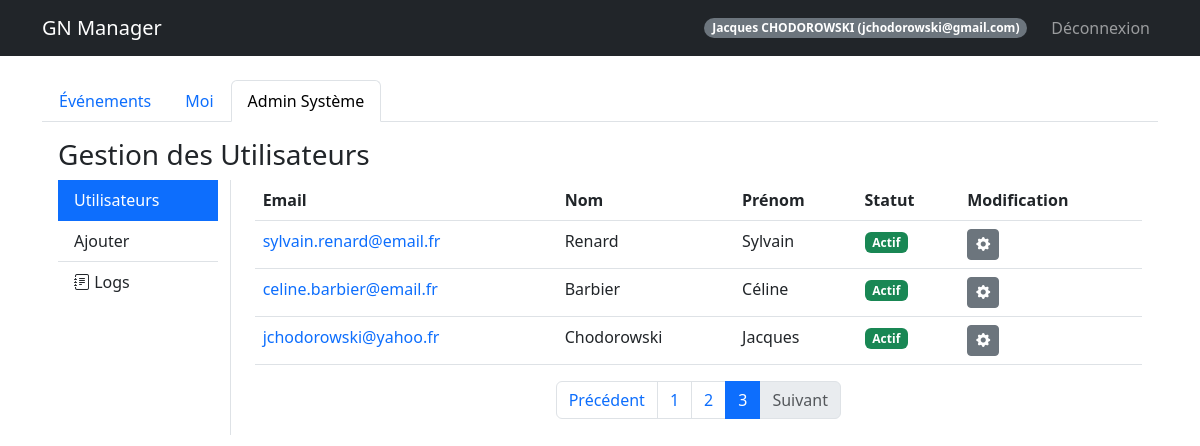
/dashboard?page=3&admin_view=users (signed in), run on an earlier commit of the app's database.
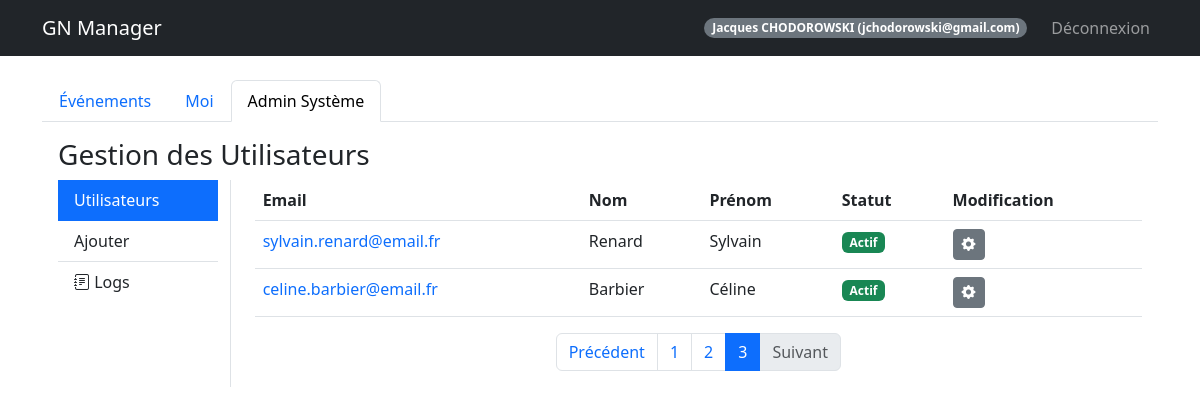
And on a later commit of the database.
### models.py (models this page shows, shortened)
class User(UserMixin, db.Model):
    id = db.Column(db.Integer, primary_key=True)
    email = db.Column(db.String(120), unique=True, nullable=False)
    password_hash = db.Column(db.String(128))
    nom = db.Column(db.String(80))
    prenom = db.Column(db.String(80))
    age = db.Column(db.Integer)
    genre = db.Column(db.String(20))
    avatar_url = db.Column(db.String(200))
    role = db.Column(db.String(20), default='user')  # createur, sysadmin, user
    is_banned = db.Column(db.Boolean, default=False)
    is_deleted = db.Column(db.Boolean, default=False)  # Suppression logique
    @property
    def is_admin(self):
        return self.role in ['createur', 'sysadmin']

### routes/admin_routes.py (the view)
@admin_bp.route('/dashboard')
@login_required
def dashboard():
    users_pagination = None
    if current_user.is_admin:
        page = request.args.get('page', 1, type=int)
        users_pagination = User.query.paginate(page=page, per_page=DefaultValues.USERS_PER_PAGE, error_out=False)
    filter_type = request.args.get('filter', 'future')
    my_participations = Participant.query.filter_by(user_id=current_user.id).all()
    my_event_ids = [p.event_id for p in my_participations]
    my_roles = {p.event_id: p for p in my_participations}
    events = []
    now = datetime.now()
    if filter_type == 'mine':
        if my_event_ids:
            events = Event.query.filter(Event.id.in_(my_event_ids)).order_by(Event.date_start).all()
    elif filter_type == 'future':
        events = Event.query.filter(Event.date_start >= now).order_by(Event.date_start).all()
    elif filter_type == 'past':
        events = Event.query.filter(Event.date_end < now).order_by(Event.date_start.desc()).all()
    else:
        events = Event.query.order_by(Event.date_start).all()
    admin_view = request.args.get('admin_view')
    return render_template('dashboard.html',
                         user=current_user,
                         users_pagination=users_pagination,
                         events=events,
                         my_event_ids=my_event_ids,
                         my_roles=my_roles,
                         current_filter=filter_type,
                         admin_view=admin_view)

### templates/dashboard.html (shortened to what this page needs)
{% extends "base.html" %}
{% block content %}
<ul class="nav nav-tabs" id="myTab" role="tablist">
    <li class="nav-item" role="presentation">
        <button class="nav-link {% if not admin_view %}active{% endif %}" id="events-tab" data-bs-toggle="tab"
            data-bs-target="#events" type="button" role="tab">Événements</button>
    </li>
    <li class="nav-item" role="presentation">
        <button class="nav-link" id="me-tab" data-bs-toggle="tab" data-bs-target="#me" type="button"
            role="tab">Moi</button>
    </li>
    {% if user.is_admin %}
    <li class="nav-item" role="presentation">
        <button class="nav-link {% if admin_view %}active{% endif %}" id="admin-tab" data-bs-toggle="tab"
            data-bs-target="#admin" type="button" role="tab">Admin Système</button>
    </li>
    {% endif %}
</ul>
<div class="tab-content" id="myTabContent">
    <div class="tab-pane fade p-3 {% if admin_view %}show active{% endif %}" id="admin" role="tabpanel">
        <h3>Gestion des Utilisateurs</h3>
        <div class="row">
            <div class="col-md-2 border-end">
                <div class="list-group list-group-flush">
                    <a href="{{ url_for('admin.dashboard', filter=current_filter, admin_view='users') }}#admin"
                        class="list-group-item list-group-item-action {% if admin_view == 'users' or not admin_view %}active{% endif %}">
                        Utilisateurs
                    </a>
                    <a href="{{ url_for('admin.dashboard', filter=current_filter, admin_view='add') }}#admin"
                        class="list-group-item list-group-item-action {% if admin_view == 'add' %}active{% endif %}">
                        Ajouter
                    </a>
                    <a href="{{ url_for('admin.admin_logs') }}" class="list-group-item list-group-item-action">
                        <i class="bi bi-journal-text"></i> Logs
                    </a>
                </div>
            </div>
            <div class="col-md-10 ps-4">
                {% if admin_view == 'add' %}
                <div class="card mb-3">
                    <div class="card-body">
                        <h5>Ajouter un nouvel utilisateur</h5>
                        <p class="text-muted">Veuillez saisir l'email du nouvel utilisateur. Si l'email n'existe
                            pas, le compte sera créé et vous pourrez l'éditer.</p>
                        <form method="POST" action="/admin/user/add" class="row g-3">
                            <input type="hidden" name="csrf_token" value="{{ csrf_token() }}" />
                            <div class="col-md-8">
                                <label class="form-label">Email</label>
                                <input type="email" class="form-control" name="email" placeholder="email@example.com"
                                    required>
                            </div>
                            <div class="col-12 mt-3">
                                <button type="submit" class="btn btn-primary">Vérifier et Ajouter</button>
                            </div>
                        </form>
                    </div>
                </div>
                {% else %}
                <table class="table">
                    <thead>
                        <tr>
                            <th>Email</th>
                            <th>Nom</th>
                            <th>Prénom</th>
                            <th>Statut</th>
                            <th>Modification</th>
                        </tr>
                    </thead>
                    <tbody>
                        {% if users_pagination %}
                        {% for u in users_pagination.items %}
                        <tr>
                            <td>
                                <a href="{{ url_for('admin.user_events', user_id=u.id) }}" class="text-decoration-none">
                                    {{ u.email }}
                                </a>
                            </td>
                            <td>{{ u.nom or '-' }}</td>
                            <td>{{ u.prenom or '-' }}</td>
                            <td>
                                {% if u.role == 'createur' %}
                                <span class="badge bg-dark">Créateur</span>
                                {% elif u.role == 'sysadmin' %}
                                <span class="badge bg-warning text-dark">SysAdmin</span>
                                {% elif u.is_banned %}
                                <span class="badge bg-danger">Banni</span>
                                {% else %}
                                <span class="badge bg-success">Actif</span>
                                {% endif %}
                            </td>
                            <td>
                                <button type="button" class="btn btn-sm btn-secondary" data-bs-toggle="modal"
                                    data-bs-target="#editUserModal{{ u.id }}">
                                    <i class="bi bi-gear-fill"></i>
                                </button>
                            </td>
                        </tr>
                                        {% set is_readonly = (user.role != 'createur' and u.role == 'createur') %}
                        {% endfor %}
                        {% endif %}
                    </tbody>
                </table>
                {% if users_pagination %}
                <nav aria-label="Page navigation" class="mt-3">
                    <ul class="pagination justify-content-center">
                        {% if users_pagination.has_prev %}
                        <li class="page-item">
                            <a class="page-link"
                                href="{{ url_for('admin.dashboard', page=users_pagination.prev_num, admin_view='users') }}#admin">Précédent</a>
                        </li>
                        {% else %}
                        <li class="page-item disabled">
                            <span class="page-link">Précédent</span>
                        </li>
                        {% endif %}
                        {% for p in users_pagination.iter_pages(left_edge=1, right_edge=1, left_current=1,
                        right_current=2) %}
                        {% if p %}
                        {% if p == users_pagination.page %}
                        <li class="page-item active">
                            <span class="page-link">{{ p }}</span>
                        </li>
                        {% else %}
                        <li class="page-item">
                            <a class="page-link"
                                href="{{ url_for('admin.dashboard', page=p, admin_view='users') }}#admin">{{ p }}</a>
                        </li>
                        {% endif %}
                        {% else %}
                        <li class="page-item disabled">
                            <span class="page-link">...</span>
                        </li>
                        {% endif %}
                        {% endfor %}
                        {% if users_pagination.has_next %}
                        <li class="page-item">
                            <a class="page-link"
                                href="{{ url_for('admin.dashboard', page=users_pagination.next_num, admin_view='users') }}#admin">Suivant</a>
                        </li>
                        {% else %}
                        <li class="page-item disabled">
                            <span class="page-link">Suivant</span>
                        </li>
                        {% endif %}
                    </ul>
                </nav>
                {% endif %}
                {% endif %}
            </div>
        </div>
        {% endblock %}

### templates/base.html (shortened to what this page needs)
<!DOCTYPE html>
<html lang="fr">
<head>
    <link href="https://cdn.jsdelivr.net/npm/bootstrap@5.3.0/dist/css/bootstrap.min.css" rel="stylesheet">
    <link rel="stylesheet" href="https://cdn.jsdelivr.net/npm/bootstrap-icons@1.11.3/font/bootstrap-icons.min.css">
</head>
<body>
    <nav class="navbar navbar-expand-lg navbar-dark bg-dark">
        <div class="container">
            <a class="navbar-brand" href="{{ url_for('auth.index') }}">GN Manager</a>
            {% if current_user.is_authenticated %}
            <div class="navbar-nav ms-auto align-items-center">
                <span class="badge bg-secondary rounded-pill me-3">{{ current_user.prenom }} {{ current_user.nom|upper
                    }} ({{ current_user.email }})</span>
                <a class="nav-link" href="{{ url_for('auth.logout') }}">Déconnexion</a>
            </div>
            {% endif %}
        </div>
    </nav>
    <div class="container mt-4">
        {% block content %}{% endblock %}
    </div>
</body>
</html>

What changed in the data, as far as the page shows it:
removed User: email "jchodorowski@yahoo.fr", nom "Chodorowski", prenom "Jacques", role "Actif"
